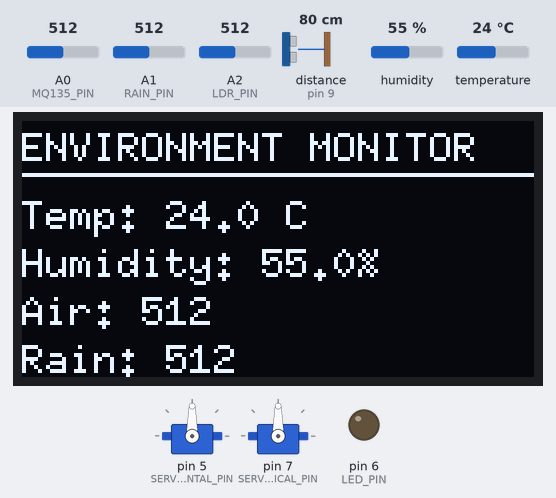
A sketch run on a simulated Arduino Uno, built with avr-gcc and run on an emulated ATmega328P. Parts: 2 × servo, 128×64 one-colour display, output pins drawn as LEDs (lit = HIGH). Wiring (inferred from the names in the program): ultrasonic range finder: trigger pin 8; echo pin 9. Inputs (shaded band) come from the test bench; at power-on: A2 (LDR_PIN) = 512, distance to the obstacle (sensor on pin 9) 80 cm, humidity 55 %, A0 (MQ135_PIN) = 512, A1 (RAIN_PIN) = 512, temperature 24 °C. The echo pulse lasts 58.3 µs per cm; pins used as bus, display or sensor lines are not drawn; what the sketch prints to the serial monitor is not drawn.

Above: at 4.7 s.
4.8 s: A2 (LDR_PIN) set to 413
12.9 s: A2 (LDR_PIN) set to 388
At 18.6 s:
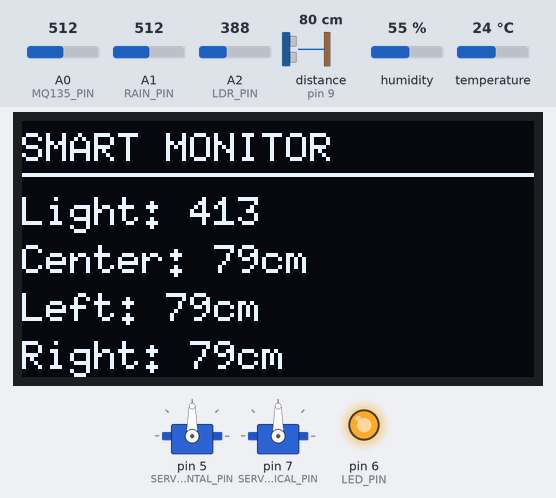
19.4 s: distance to the obstacle (sensor on pin 9) set to 2 cm
At 30.6 s:
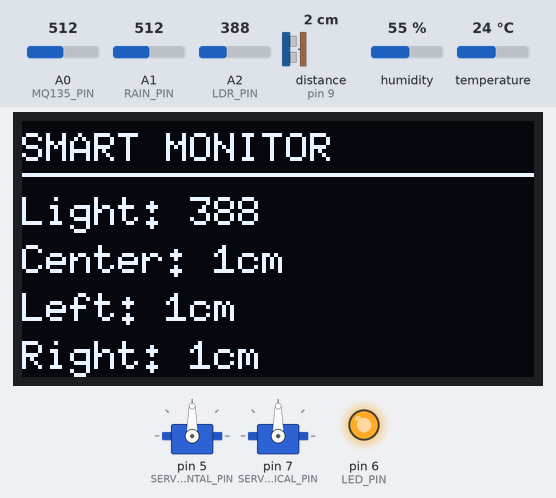
32.1 s: humidity set to 22 %
At 41.6 s:
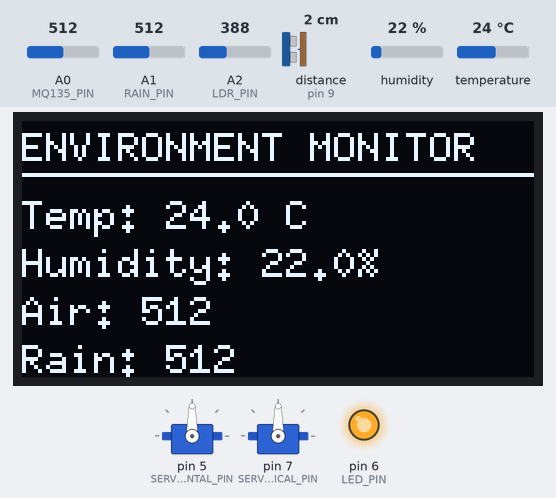
42.2 s: A0 (MQ135_PIN) set to 390
At 48.5 s:
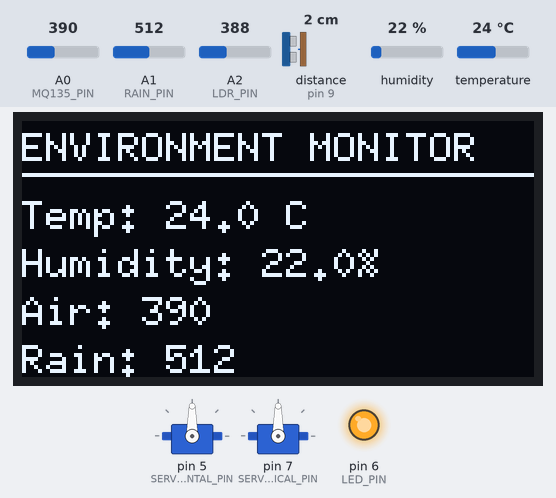
49.5 s: A1 (RAIN_PIN) set to 390
At 56.6 s:
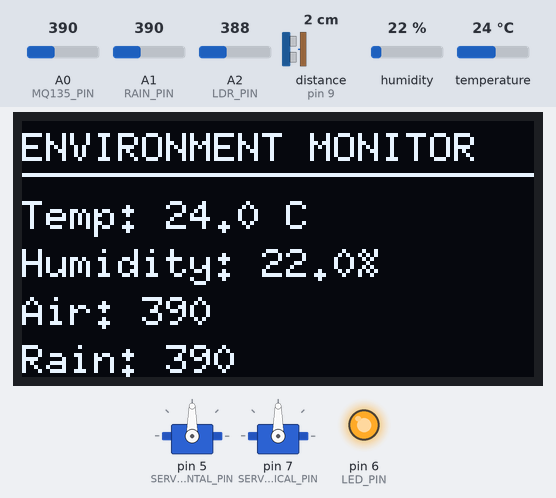
Timing chart, 0 to 57.8 s (numbered marks = the images above; inputs shaded):
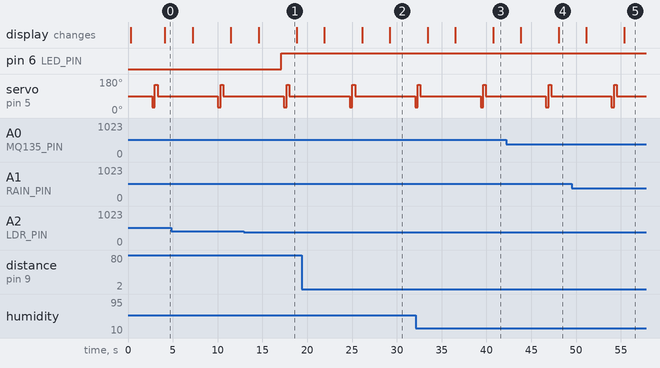

The sketch:

lunascope.ino.ino
```cpp
#include <Wire.h>
#include <U8g2lib.h>
#include <DHT.h>
#include <Servo.h>

// =====================================================
// OLED DISPLAY - PAGE BUFFER VERSION
// Saves Arduino UNO RAM
// =====================================================
U8G2_SH1106_128X64_NONAME_1_HW_I2C display(
  U8G2_R0,
  U8X8_PIN_NONE
);

// =====================================================
// DHT22
// =====================================================
#define DHTPIN 2
#define DHTTYPE DHT22

DHT dht(DHTPIN, DHTTYPE);

// =====================================================
// HC-SR04
// =====================================================
#define TRIG_PIN 8
#define ECHO_PIN 9

// =====================================================
// ANALOG SENSORS
// =====================================================
#define MQ135_PIN A0
#define RAIN_PIN A1
#define LDR_PIN A2

// =====================================================
// LED
// =====================================================
#define LED_PIN 6

// =====================================================
// SERVOS
// =====================================================
#define SERVO_HORIZONTAL_PIN 5
#define SERVO_VERTICAL_PIN 7

Servo servoHorizontal;
Servo servoVertical;

// =====================================================
// VARIABLES
// =====================================================
float temperature;
float humidity;

int distanceCenter;
int distanceLeft;
int distanceRight;

int mq135Value;
int rainValue;
int ldrValue;

// =====================================================
// OBSTACLE DISTANCE
// =====================================================
#define OBSTACLE_DISTANCE 20

// =====================================================
// GET ULTRASONIC DISTANCE
// =====================================================
int getDistance() {

  digitalWrite(TRIG_PIN, LOW);
  delayMicroseconds(2);

  digitalWrite(TRIG_PIN, HIGH);
  delayMicroseconds(10);

  digitalWrite(TRIG_PIN, LOW);

  long duration = pulseIn(ECHO_PIN, HIGH, 30000);

  if (duration == 0) {
    return 999;
  }

  int distance = duration * 0.0343 / 2;

  return distance;
}

// =====================================================
// SCAN LEFT / CENTER / RIGHT
// =====================================================
void scanObstacle() {

  // CENTER
  servoHorizontal.write(90);
  delay(300);
  distanceCenter = getDistance();

  // LEFT
  servoHorizontal.write(30);
  delay(300);
  distanceLeft = getDistance();

  // RIGHT
  servoHorizontal.write(150);
  delay(300);
  distanceRight = getDistance();

  // Return CENTER
  servoHorizontal.write(90);
}

// =====================================================
// DISPLAY PAGE 1
// =====================================================
void showEnvironmentData() {

  display.firstPage();

  do {

    display.setFont(u8g2_font_6x10_tf);

    display.drawStr(0, 10, "ENVIRONMENT MONITOR");

    display.drawHLine(0, 13, 128);

    // Temperature
    display.setCursor(0, 27);
    display.print("Temp: ");

    if (isnan(temperature)) {
      display.print("ERROR");
    }
    else {
      display.print(temperature, 1);
      display.print(" C");
    }

    // Humidity
    display.setCursor(0, 39);
    display.print("Humidity: ");

    if (isnan(humidity)) {
      display.print("ERROR");
    }
    else {
      display.print(humidity, 1);
      display.print("%");
    }

    // Air quality sensor
    display.setCursor(0, 51);
    display.print("Air: ");
    display.print(mq135Value);

    // Rain
    display.setCursor(0, 63);
    display.print("Rain: ");
    display.print(rainValue);

  } while (display.nextPage());
}

// =====================================================
// DISPLAY PAGE 2
// =====================================================
void showRobotData() {

  display.firstPage();

  do {

    display.setFont(u8g2_font_6x10_tf);

    display.drawStr(0, 10, "SMART MONITOR");

    display.drawHLine(0, 13, 128);

    // Light
    display.setCursor(0, 26);
    display.print("Light: ");
    display.print(ldrValue);

    // Center
    display.setCursor(0, 38);
    display.print("Center: ");
    display.print(distanceCenter);
    display.print("cm");

    // Left
    display.setCursor(0, 50);
    display.print("Left: ");
    display.print(distanceLeft);
    display.print("cm");

    // Right
    display.setCursor(0, 62);
    display.print("Right: ");
    display.print(distanceRight);
    display.print("cm");

  } while (display.nextPage());
}

// =====================================================
// SERIAL MONITOR
// =====================================================
void printData() {

  Serial.println();
  Serial.println("----------------------------");

  Serial.print("Temperature: ");
  Serial.print(temperature);
  Serial.println(" C");

  Serial.print("Humidity: ");
  Serial.print(humidity);
  Serial.println(" %");

  Serial.print("MQ135: ");
  Serial.println(mq135Value);

  Serial.print("Rain: ");
  Serial.println(rainValue);

  Serial.print("LDR: ");
  Serial.println(ldrValue);

  Serial.println();

  Serial.print("Left: ");
  Serial.print(distanceLeft);
  Serial.println(" cm");

  Serial.print("Center: ");
  Serial.print(distanceCenter);
  Serial.println(" cm");

  Serial.print("Right: ");
  Serial.print(distanceRight);
  Serial.println(" cm");

  if (distanceCenter < OBSTACLE_DISTANCE) {
    Serial.println("OBSTACLE DETECTED!");
  }
  else {
    Serial.println("PATH CLEAR");
  }

  Serial.println("----------------------------");
}

// =====================================================
// SETUP
// =====================================================
void setup() {

  Serial.begin(9600);

  // DHT
  dht.begin();

  // HC-SR04
  pinMode(TRIG_PIN, OUTPUT);
  pinMode(ECHO_PIN, INPUT);

  // LED
  pinMode(LED_PIN, OUTPUT);

  // Servos
  servoHorizontal.attach(SERVO_HORIZONTAL_PIN);
  servoVertical.attach(SERVO_VERTICAL_PIN);

  // Center servos
  servoHorizontal.write(90);
  servoVertical.write(90);

  // Display
  display.begin();

  // Startup screen
  display.firstPage();

  do {

    display.setFont(u8g2_font_6x10_tf);

    display.drawStr(20, 25, "SMART");
    display.drawStr(5, 40, "ENVIRONMENT");
    display.drawStr(25, 55, "SYSTEM");

  } while (display.nextPage());

  delay(2000);

  Serial.println("================================");
  Serial.println("SMART ENVIRONMENT SYSTEM");
  Serial.println("SYSTEM STARTED");
  Serial.println("================================");
}

// =====================================================
// MAIN LOOP
// =====================================================
void loop() {

  // ===================================================
  // DHT22
  // ===================================================

  temperature = dht.readTemperature();
  humidity = dht.readHumidity();

  // ===================================================
  // ANALOG SENSORS
  // ===================================================

  mq135Value = analogRead(MQ135_PIN);

  rainValue = analogRead(RAIN_PIN);

  ldrValue = analogRead(LDR_PIN);

  // ===================================================
  // LDR → LED
  // ===================================================

  if (ldrValue < 400) {

    digitalWrite(LED_PIN, HIGH);

  }
  else {

    digitalWrite(LED_PIN, LOW);

  }

  // ===================================================
  // ULTRASONIC SCAN
  // ===================================================

  scanObstacle();

  // ===================================================
  // SERIAL OUTPUT
  // ===================================================

  printData();

  // ===================================================
  // DISPLAY PAGE 1
  // ===================================================

  showEnvironmentData();

  delay(2500);

  // ===================================================
  // DISPLAY PAGE 2
  // ===================================================

  showRobotData();

  delay(2500);
}
```

Measured:
- the behaviour switches between 400 and 399 on A2 (LDR_PIN) (found by bisection; images 0 and 1)
- after the input at 12.9 s, pin 6 (LED_PIN): LOW → HIGH after 4.2 s
- after the input at 19.4 s, the display: first differs from a run without the input after 9.8 s (image 2)
- after the input at 32.1 s, the display: first differs from a run without the input after 8.7 s (image 3)
- after the input at 42.2 s, the display: first differs from a run without the input after 5.9 s (image 4)
- after the input at 49.5 s, the display: first differs from a run without the input after 5.9 s (image 5)
- what the display in image 1 shows lasts 4.2 s, from 14.6 s to 18.8 s
